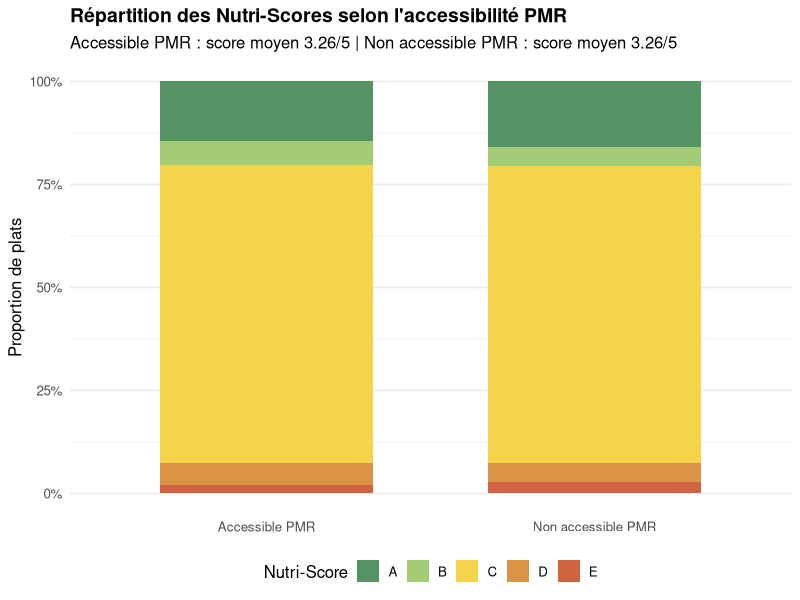

The R source for this figure:
library(dplyr)
library(ggplot2)
library(readr)
library(scales)

menus <- read_csv("../data/menus_complets_enrichis.csv", show_col_types = FALSE)
restaurants <- read_csv("../data/liste_restaurants.csv", show_col_types = FALSE)

pmr_nutri <- menus %>%
  filter(nutriscore %in% c("A", "B", "C", "D", "E")) %>%
  left_join(
    restaurants %>% select(code, ispmr),
    by = c("restaurant_id" = "code")
  ) %>%
  filter(!is.na(ispmr)) %>%
  mutate(
    accessibilite = if_else(ispmr, "Accessible PMR", "Non accessible PMR"),
    nutriscore = factor(nutriscore, levels = c("A", "B", "C", "D", "E")),
    score_sante = case_when(
      nutriscore == "A" ~ 5,
      nutriscore == "B" ~ 4,
      nutriscore == "C" ~ 3,
      nutriscore == "D" ~ 2,
      nutriscore == "E" ~ 1,
      TRUE ~ NA_real_
    )
  )

scores_moyens <- pmr_nutri %>%
  group_by(accessibilite) %>%
  summarise(score_moyen = mean(score_sante), .groups = "drop")

subtitle_q9 <- paste(
  paste0(scores_moyens$accessibilite, " : score moyen ", round(scores_moyens$score_moyen, 2), "/5"),
  collapse = " | "
)

ggplot(pmr_nutri, aes(x = accessibilite, fill = nutriscore)) +
  geom_bar(position = "fill", width = 0.65) +
  scale_y_continuous(labels = percent_format(accuracy = 1)) +
  scale_fill_manual(
    values = c(
      "A" = "#549464",
      "B" = "#a3cc75",
      "C" = "#f5d44c",
      "D" = "#db9346",
      "E" = "#cf6342"
    ),
    name = "Nutri-Score"
  ) +
  labs(
    title = "Répartition des Nutri-Scores selon l'accessibilité PMR",
    subtitle = subtitle_q9,
    x = NULL,
    y = "Proportion de plats"
  ) +
  theme_minimal(base_size = 12) +
  theme(
    plot.title = element_text(face = "bold", size = 14),
    legend.position = "bottom",
    panel.grid.major.x = element_blank()
  )
